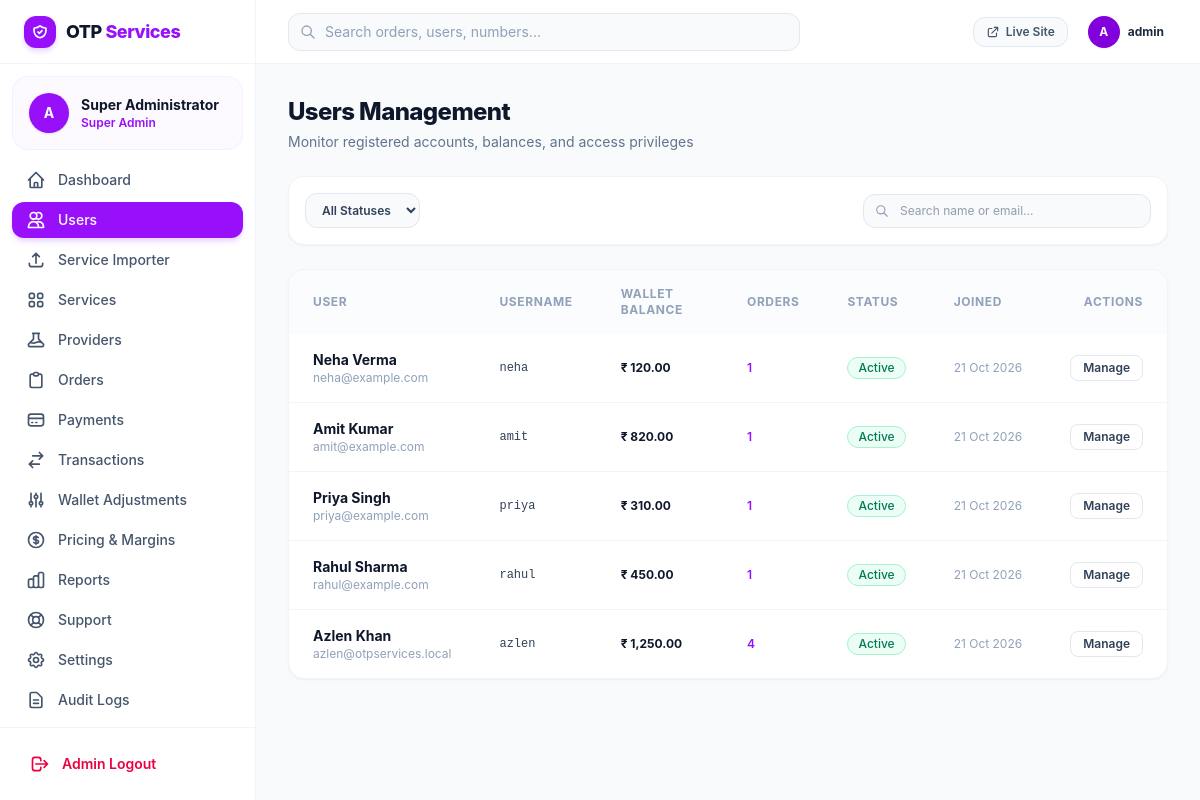
Page /admin/users.php (signed in) on the committed database.
### tables this page shows
CREATE TABLE `users` (
  `id` INT AUTO_INCREMENT PRIMARY KEY,
  `name` VARCHAR(100) NOT NULL,
  `email` VARCHAR(191) NOT NULL UNIQUE,
  `username` VARCHAR(50) UNIQUE NULL,
  `password_hash` VARCHAR(255) NOT NULL,
  `status` ENUM('active', 'suspended', 'banned') DEFAULT 'active',
  `created_at` TIMESTAMP DEFAULT CURRENT_TIMESTAMP,
  `updated_at` TIMESTAMP DEFAULT CURRENT_TIMESTAMP ON UPDATE CURRENT_TIMESTAMP,
  INDEX `idx_users_email` (`email`),
  INDEX `idx_users_status` (`status`)
);

### admin/users.php (the view, shortened to what the rows shown need)
<?php
require_once __DIR__ . '/includes/header.php';
require_once __DIR__ . '/includes/sidebar.php';
require_once __DIR__ . '/../includes/pagination.php';
$db = get_db();
$page = max(1, (int)($_GET['page'] ?? 1));
$where = ["1=1"];
$params = [];
$whereSql = implode(' AND ', $where);
$stmtCount = $db->prepare("SELECT COUNT(*) FROM users u WHERE {$whereSql}");
$stmtCount->execute($params);
$total = (int)$stmtCount->fetchColumn();
$paginator = paginate($total, $page, 15);
$stmt = $db->prepare("
    SELECT u.*, COALESCE(w.balance, 0.00) as balance,
           (SELECT COUNT(*) FROM orders WHERE user_id = u.id) as orders_count
    FROM users u
    LEFT JOIN wallets w ON w.user_id = u.id
    WHERE {$whereSql}
    ORDER BY u.id DESC
    LIMIT {$paginator['per_page']} OFFSET {$paginator['offset']}
");
$stmt->execute($params);
$users = $stmt->fetchAll();
?>
<div class="flex-1 flex flex-col min-w-0 overflow-hidden">
    <?php require_once __DIR__ . '/includes/navbar.php'; ?>
    <main class="flex-1 overflow-y-auto p-4 sm:p-8 bg-slate-50/60">
        <div class="max-w-7xl mx-auto space-y-6">
            <div class="space-y-1">
                <h1 class="text-2xl font-extrabold text-slate-900 tracking-tight">Users Management</h1>
            </div>
            <div class="bg-white rounded-2xl border border-slate-100 shadow-xs overflow-hidden">
                <div class="overflow-x-auto">
                    <table class="w-full text-left text-sm text-slate-600">
                        <thead class="bg-slate-50/60 text-xs uppercase font-semibold text-slate-400 tracking-wider">
                            <tr>
                                <th class="px-6 py-4">User</th>
                                <th class="px-6 py-4">Username</th>
                                <th class="px-6 py-4">Wallet Balance</th>
                                <th class="px-6 py-4">Orders</th>
                                <th class="px-6 py-4">Status</th>
                                <th class="px-6 py-4">Joined</th>
                                <th class="px-6 py-4 text-right">Actions</th>
                            </tr>
                        </thead>
                        <tbody class="divide-y divide-slate-100">
                            <?php foreach ($users as $u): ?>
                                <tr class="hover:bg-slate-50/80 transition-colors">
                                    <td class="px-6 py-4">
                                        <div class="font-bold text-slate-900"><?= e($u['name']) ?></div>
                                        <div class="text-xs text-slate-400"><?= e($u['email']) ?></div>
                                    </td>
                                    <td class="px-6 py-4 font-mono text-xs text-slate-700"><?= e($u['username'] ?? '—') ?></td>
                                    <td class="px-6 py-4 font-bold text-slate-900 text-xs"><?= format_currency($u['balance']) ?></td>
                                    <td class="px-6 py-4 text-xs font-semibold text-purple-600"><?= $u['orders_count'] ?></td>
                                    <td class="px-6 py-4"><?= render_status_badge($u['status']) ?></td>
                                    <td class="px-6 py-4 text-xs text-slate-400 whitespace-nowrap"><?= date('d M Y', strtotime($u['created_at'])) ?></td>
                                    <td class="px-6 py-4 text-right">
                                        <a href="/admin/user-details.php?id=<?= $u['id'] ?>" class="inline-flex items-center px-3 py-1 rounded-lg text-xs font-semibold bg-white border border-slate-200 text-slate-700 hover:bg-purple-50 hover:text-purple-700 hover:border-purple-200">
                                            Manage
                                        </a>
                                    </td>
                                </tr>
                            <?php endforeach; ?>
                        </tbody>
                    </table>
                </div>
            </div>
        </div>
    </main>
</div>
<?php require_once __DIR__ . '/includes/footer.php'; ?>

### admin/includes/sidebar.php (shortened to what the rows shown need)
<aside :class="sidebarOpen ? 'translate-x-0' : '-translate-x-full'" class="fixed inset-y-0 left-0 z-50 w-64 bg-white border-r border-slate-100 flex flex-col justify-between transition-transform duration-200 ease-in-out md:static md:translate-x-0 shrink-0">
    <div class="overflow-y-auto">
        <div class="p-4 mx-3 my-3 bg-purple-50/60 rounded-2xl flex items-center gap-3 border border-purple-100/60">
            <div class="overflow-hidden">
                <div class="text-sm font-bold text-slate-900 truncate"><?= e($currentAdmin['name']) ?></div>
                <div class="text-xs text-purple-600 font-semibold">Super Admin</div>
            </div>
        </div>
    </div>
</aside>

### admin/includes/navbar.php (shortened to what the rows shown need)
<header class="h-16 bg-white border-b border-slate-100 flex items-center justify-between px-4 sm:px-8 shrink-0">
    <div class="flex items-center gap-4">
        <div class="flex items-center gap-2 p-1">
            <div class="w-8 h-8 rounded-full bg-purple-700 text-white font-bold flex items-center justify-center text-xs shadow-xs">
                A
            </div>
            <span class="text-xs font-bold text-slate-800 hidden sm:inline"><?= e($currentAdmin['username']) ?></span>
        </div>
    </div>
</header>

### includes/functions.php (shortened to what the rows shown need)
<?php
require_once __DIR__ . '/../config/app.php';
function e(?string $string): string {
    return htmlspecialchars($string ?? '', ENT_QUOTES, 'UTF-8');
}
function render_status_badge(string $status): string {
    $status = strtolower($status);
    $colors = [
        'completed' => 'bg-emerald-50 text-emerald-700 border-emerald-200',
        'pending'   => 'bg-amber-50 text-amber-700 border-amber-200',
        'failed'    => 'bg-rose-50 text-rose-700 border-rose-200',
        'cancelled' => 'bg-slate-100 text-slate-700 border-slate-200',
        'expired'   => 'bg-gray-100 text-gray-600 border-gray-200',
        'active'    => 'bg-emerald-50 text-emerald-700 border-emerald-200',
        'inactive'  => 'bg-slate-100 text-slate-600 border-slate-200',
        'available' => 'bg-emerald-50 text-emerald-700 border-emerald-200',
        'out_of_stock' => 'bg-rose-50 text-rose-700 border-rose-200',
        'open'      => 'bg-indigo-50 text-indigo-700 border-indigo-200',
        'answered'  => 'bg-teal-50 text-teal-700 border-teal-200',
        'closed'    => 'bg-slate-100 text-slate-600 border-slate-200',
    ];
    $class = $colors[$status] ?? 'bg-slate-100 text-slate-700 border-slate-200';
    $label = ucfirst($status);
    return '<span class="inline-flex items-center px-2.5 py-0.5 rounded-full text-xs font-medium border ' . $class . '">' . e($label) . '</span>';
}

### rows in the picture
users: name "Neha Verma", email "neha@example.com", username "neha", balance "₹ 120.00", orders_count "1", status "Active", created_at "21 Oct 2026"
users: name "Amit Kumar", email "amit@example.com", username "amit", balance "₹ 820.00", orders_count "1", status "Active", created_at "21 Oct 2026"
users: name "Priya Singh", email "priya@example.com", username "priya", balance "₹ 310.00", orders_count "1", status "Active", created_at "21 Oct 2026"
users: name "Rahul Sharma", email "rahul@example.com", username "rahul", balance "₹ 450.00", orders_count "1", status "Active", created_at "21 Oct 2026"
users: name "Azlen Khan", email "azlen@otpservices.local", username "azlen", balance "₹ 1,250.00", orders_count "4", status "Active", created_at "21 Oct 2026"

### other values in the picture
$currentAdmin['name'] "Super Administrator"
$currentAdmin['username'] "admin"
